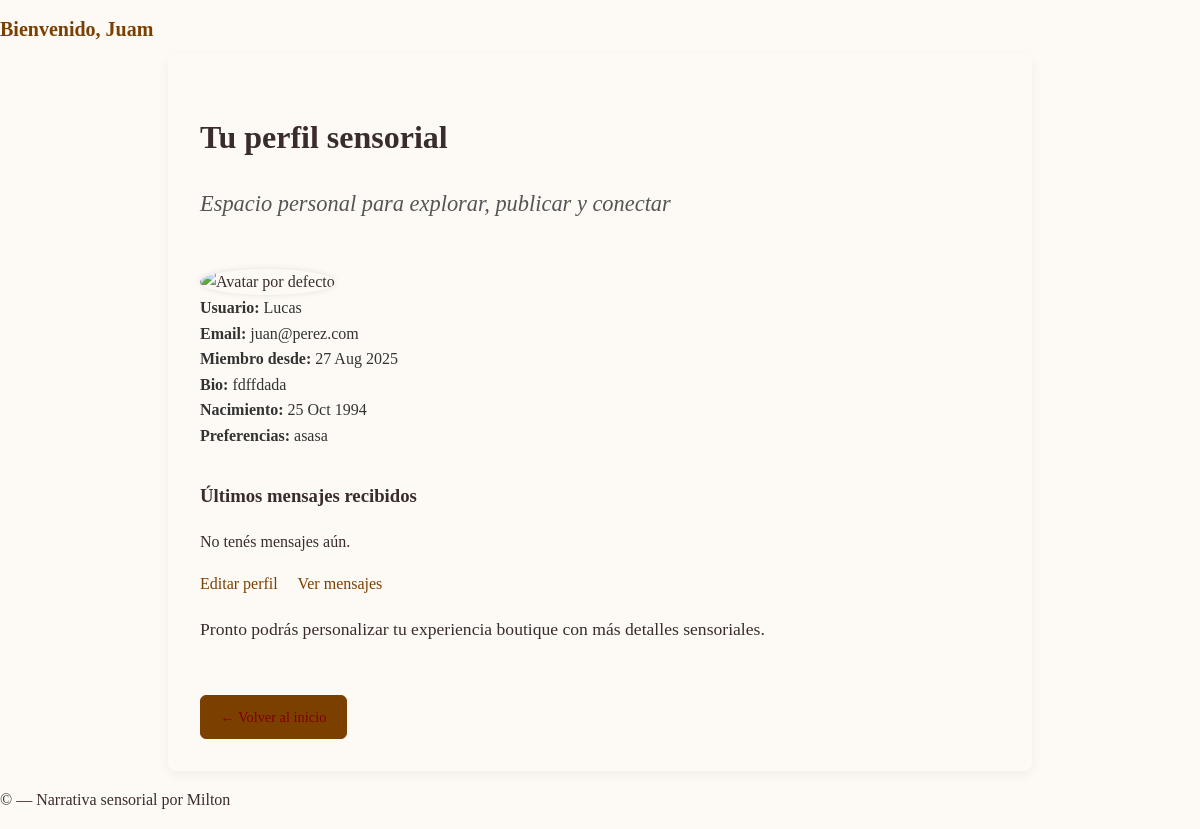
Screenshot of /accounts/profile/ (signed in) with the database file from the repository.
### accounts/models.py (models this page shows, shortened)
class Profile(models.Model):
    user = models.OneToOneField(User, on_delete=models.CASCADE, related_name="profile")
    bio = models.TextField(blank=True)
    birth_date = models.DateField(null=True, blank=True)
    avatar = models.ImageField(upload_to='avatars/', blank=True, null=True)
    preferencias = models.CharField(max_length=255, blank=True)

### accounts/views.py (the view, shortened to what this page needs)
# urls.py: path('profile/', ProfileView.as_view(), name='profile'),
class ProfileView(LoginRequiredMixin, DetailView):
    model = Profile
    template_name = 'accounts/profile.html'
    context_object_name = 'profile'
    extra_context = {
        'title': 'Perfil de Usuario',
        'subtitle': 'Tu espacio personal boutique'
    }
    def get(self, request):
        profile, creado = Profile.objects.get_or_create(user=request.user)
        return render(request, 'accounts/profile.html', {
            'profile': profile
        })

### messenger/context_processors.py (called while the page is built)
def mensajes_no_leidos(request):
    if request.user.is_authenticated:
        count = Message.objects.filter(recipient=request.user, read=False).count()
        return {'mensajes_no_leidos': count}
    return {}

### accounts/templates/accounts/profile.html (shortened to what this page needs)
{% extends 'base.html' %}
{% load static %}
{% block extra_css %}
<link rel="stylesheet" href="{% static 'accounts/css/profile.css' %}">
{% endblock %}
{% block header %}
<header class="layout-header boutique-header">
  <h1 class="boutique-title">Bienvenido, {{ user.first_name|default:user.username }}</h1>
</header>
{% endblock %}
{% block content %}
<section class="page-wrapper">
  <h2 class="page-title">Tu perfil sensorial</h2>
  <p class="page-subtitle">Espacio personal para explorar, publicar y conectar</p>
  {% load static %}
<div class="profile-image mt-3">
  {% if profile.avatar %}
    <img src="{{ profile.avatar.url }}" alt="Foto de perfil de {{ user.username }}" class="img-thumbnail" style="max-width: 150px;">
  {% else %}
    <img src="{% static 'accounts/img/default_avatar.png' %}" alt="Avatar por defecto" class="img-thumbnail" style="max-width: 150px;">
  {% endif %}
</div>
  <div class="page-meta">
    <strong>Usuario:</strong> {{ user.username }}<br>
    <strong>Email:</strong> {{ user.email }}<br>
    <strong>Miembro desde:</strong> {{ user.date_joined|date:"d M Y" }}<br>
    {% if profile.bio %}
      <strong>Bio:</strong> {{ profile.bio }}<br>
    {% endif %}
    {% if profile.birth_date %}
      <strong>Nacimiento:</strong> {{ profile.birth_date|date:"d M Y" }}<br>
    {% endif %}
    {% if profile.preferencias %}
      <strong>Preferencias:</strong> {{ profile.preferencias }}<br>
    {% endif %}
  </div>
  <section class="mt-5">
    <h3 class="h5">Últimos mensajes recibidos</h3>
    {% if mensajes_recibidos %}
      {% for mensaje in mensajes_recibidos %}
        <div class="card mb-3 p-3 shadow-sm">
          <strong>{{ mensaje.subject }}</strong><br>
          <small class="text-muted">De: {{ mensaje.sender.username }} — {{ mensaje.sent_at|date:"d M Y H:i" }}</small>
          <p class="mt-2">{{ mensaje.body|truncatewords:20 }}</p>
          <a href="{% url 'messenger:detalle' mensaje.id %}" class="btn btn-sm btn-outline-dark">Ver completo</a>
        </div>
      {% endfor %}
    {% else %}
      <p class="text-muted">No tenés mensajes aún.</p>
    {% endif %}
  </section>
  <div class="page-actions mt-4">
    <a href="{% url 'accounts:editar_perfil' %}" class="btn btn-outline-secondary">Editar perfil</a>
    <a href="{% url 'accounts:inbox' %}" class="btn btn-outline-dark">Ver mensajes</a>
  </div>
  <div class="page-content mt-4">
    <p>Pronto podrás personalizar tu experiencia boutique con más detalles sensoriales.</p>
  </div>
  <div class="mt-5">
    <a href="{% url 'pages:vino_list' %}" class="btn-sensorial">← Volver al inicio</a>
  </div>
</section>
{% endblock %}

### static/css/boutique.css (style rules this page uses)
body { font-family: 'Georgia', serif; background-color: #fdfdfd; color: #2c2c2c; line-height: 1.6; }
.page-title { font-size: 2.8rem; font-weight: 600; margin-bottom: 0.5rem; }
.page-meta { font-size: 0.9rem; color: #888; margin-bottom: 2rem; }
.btn-sensorial { padding: 0.6rem 1.2rem; background-color: #222; color: #fff; border-radius: 4px; text-decoration: none; transition: background 0.3s ease; }
.boutique-title { font-family: 'Playfair Display', serif; font-size: 1.25rem; color: #7b3f00; margin-bottom: 0.5rem; }
.btn-sensorial { background-color: transparent; border: 1px solid #7b3f00; color: #7b3f00; padding: 0.4rem 0.8rem; border-radius: 6px; font-size: 0.9rem; transition: all 0.3s ease; }

### pages/static/pages/pages.css (style rules this page uses)
body { font-family: 'Cormorant Garamond', serif; background-color: #fdfaf6; color: #3a2c2c; margin: 0; padding: 0; }
h1, h2 { font-weight: 600; margin-bottom: 0.5em; }
a { text-decoration: none; color: #7b3f00; transition: color 0.3s ease; }
.btn-back, .btn-sensorial { display: inline-block; margin-top: 2rem; padding: 0.6rem 1.2rem; background-color: #7b3f00; color: #fff; border-radius: 6px; transition: background-color 0.3s ease; }
.page-title { font-size: 2.5rem; font-weight: 700; margin-bottom: 0.3em; }
.page-subtitle { font-size: 1.4rem; font-weight: 400; color: #666; margin-bottom: 1em; font-style: italic; }
.page-meta { font-size: 0.9rem; color: #999; margin-bottom: 2em; }
.page-content { line-height: 1.8; font-size: 1.1rem; }
.page-wrapper { animation: fadeInUp 0.6s ease-out; padding: 2rem; background-color: #fffdf8; border-radius: 12px; box-shadow: 0 4px 12px rgba(0,0,0,0.04); }

### accounts/static/css/profile.css (style rules this page uses)
.page-wrapper { max-width: 800px; margin: auto; padding: 2rem; background-color: #fdfaf6; border-radius: 8px; box-shadow: 0 4px 12px rgba(0,0,0,0.05); }
.page-title { font-family: 'Playfair Display', serif; font-size: 2rem; margin-bottom: 0.5rem; }
.page-subtitle { font-style: italic; color: #555; margin-bottom: 2rem; }
.page-meta { font-size: 1rem; line-height: 1.6; color: #333; }
.profile-image img { max-width: 200px; border-radius: 50%; margin-top: 1rem; }
.page-actions a { margin-right: 1rem; }
.btn-sensorial { color: #800000; font-weight: 500; text-decoration: none; }
.page-title { font-family: 'Playfair Display', serif; font-size: 2rem; }
.page-subtitle { font-style: italic; color: #555; }
.img-thumbnail { border-radius: 8px; box-shadow: 0 0 6px rgba(0,0,0,0.1); }

### rows the page displays
Profile: bio "fdffdada", birth_date "25 Oct 1994", preferencias "asasa"

### other values shown
{{ user.first_name|default:user.username }} "Juam"
{{ user.username }} "Lucas"
{{ user.email }} "juan@perez.com"
{{ user.date_joined|date:"d M Y" }} "27 Aug 2025"
